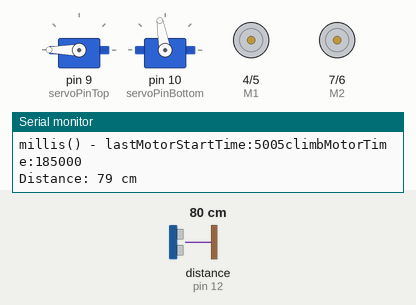
Recording of a sketch running on a simulated Arduino Uno, built with avr-gcc and run on an emulated ATmega328P. Parts: 2 × servo, direction and speed pins drawn as motors (green arrow = direction pin HIGH = forward, orange = LOW = backward, longer = more drive), the last lines printed to the serial monitor. Wiring (inferred from the names in the program): ultrasonic range finder: trigger pin 11; echo pin 12. The inputs (shaded band) are chosen by the test bench; at power-on: distance to the obstacle (sensor on pin 12) 80 cm. The echo pulse lasts 58.3 µs per cm.

Above: at 10.8 s.
10.9 s: distance to the obstacle (sensor on pin 12) set to 23 cm
At 15.8 s:
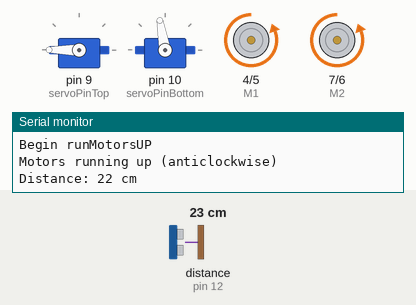
18.4 s: distance to the obstacle (sensor on pin 12) set to 19 cm
At 21.2 s:
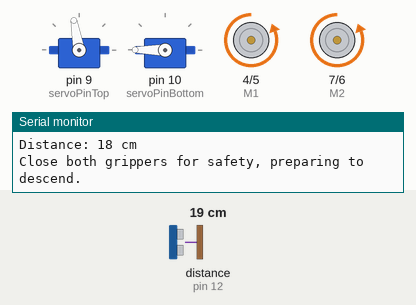
At 26.7 s:
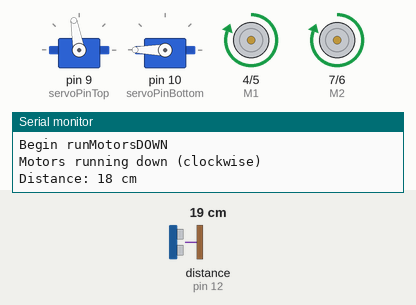
Timing chart, 0 to 28.2 s (numbered marks = the images above; inputs shaded):
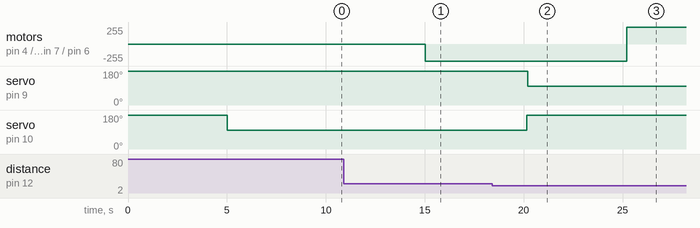

The sketch:

finalcode.ino
```cpp
#include <Servo.h>

// Define pin connections for servos
const int servoPinTop = 9;
const int servoPinBottom = 10;

// Define pin connections for DC motors
const int E1 = 5;  // PWM pin for motor 1
const int M1 = 4;  // Direction pin for motor 1
const int E2 = 6;  // PWM pin for motor 2 (and motor 3)
const int M2 = 7;  // Direction pin for motor 2 (and motor 3)

// Define pin connections for ultrasonic sensor
const int ultrasonicTrigPin = 11;
const int ultrasonicEchoPin = 12;

// Initialize servo objects
Servo servoTop;
Servo servoBottom;

// Timing variables
unsigned long climbMotorTime = 185000; // 10 seconds in milliseconds
unsigned long waitDuration = 5000;    // 5 seconds waiting time
unsigned long lastSwitchTime = 0;
unsigned long lastMotorStartTime = 0;
unsigned long lastPrintTime = 0;      // Timer for printing distance
unsigned long lastMotorPrintTime = 0; // Timer for printing motor status
const unsigned long printInterval = 2000; // 2 seconds interval for printing

// Define variables for distance measurement
long duration, distance;

// State variables to track motor direction
enum RobotState { INITIALIZING, CLIMBING_UP, LIFTING_BODY_UP, WAITING_FOR_RESET, CLIMBING_DOWN, LOWERING_BODY_DOWN };
RobotState state = INITIALIZING;

void setup() {
  // Initialize serial communication
  Serial.begin(9600);

  // Attach servos
  servoTop.attach(servoPinTop);
  servoBottom.attach(servoPinBottom);

  // Initialize servos to correct starting positions
  servoTop.write(180);      // Start with the top servo at minimum (closed)
  servoBottom.write(180); // Start with the bottom servo at maximum (closed)

  // Print initial servo state to the serial monitor
  Serial.println("Initial state: Top gripper closed (0°), Bottom gripper closed (0°)");

  // Set motor pins as outputs
  pinMode(M1, OUTPUT);
  pinMode(M2, OUTPUT);
  pinMode(E1, OUTPUT);
  pinMode(E2, OUTPUT);

  // Initialize ultrasonic sensor pins
  pinMode(ultrasonicTrigPin, OUTPUT);
  pinMode(ultrasonicEchoPin, INPUT);

  // Set initial timing
  lastSwitchTime = millis();
  lastMotorStartTime = millis();
  lastPrintTime = millis(); // Initialize the last print time
  lastMotorPrintTime = millis(); // Initialize the last motor print time
}

void loop() {
  // Measure distance
  distance = measureDistance();

  // Print the distance to the Serial Monitor every 2 seconds
  if (millis() - lastPrintTime >= printInterval) {
    Serial.print("Distance: ");
    Serial.print(distance);
    Serial.println(" cm");
    lastPrintTime = millis(); // Update the last print time
  }

  // Check if distance is below 20 cm to switch from climbing up to climbing down
  if (distance <= 20 && (state == CLIMBING_UP || state == LIFTING_BODY_UP)) {
    servoTop.write(180);  // Ensure both grippers are closed initially
    servoBottom.write(180);
    Serial.println("Close both grippers for safety, preparing to descend.");
    state = CLIMBING_DOWN;
    servoTop.write(100); // Open top gripper
    delay(waitDuration);
    servoBottom.write(180); // Keep bottom gripper closed
    lastMotorStartTime = millis(); // Reset motor timing for climbing down
  }else{
    delay(waitDuration);
//    lastMotorStartTime = lastMotorStartTime + waitDuration;
  }

  switch (state) {
    case INITIALIZING:
      Serial.print("millis() - lastMotorStartTime:");
      Serial.print(millis() - lastMotorStartTime);
      Serial.print("climbMotorTime:");
      Serial.println(climbMotorTime);
      if (millis() - lastSwitchTime > waitDuration) {
        state = CLIMBING_UP;
        servoBottom.write(100);   // Close bottom gripper
        delay(waitDuration);
        servoTop.write(180);    // Open top gripper
        lastMotorStartTime = millis();
      }
      break;
    case CLIMBING_UP:
      Serial.print("millis() - lastMotorStartTime:");
      Serial.print(millis() - lastMotorStartTime);
      Serial.print("climbMotorTime:");
      Serial.println(climbMotorTime);
      if (millis() - lastMotorStartTime < climbMotorTime) {
        Serial.println("Begin runMotorsUP");
        runMotorsUp();
      } else {
        Serial.println("Switching from climbing up to lifting body up.");
        stopAllDCMotors();
        servoBottom.write(180);   // Close bottom gripper
        delay(waitDuration);
        servoTop.write(100);    // Open top gripper
        Serial.println("Bottom gripper closed (0°), Top gripper open (180°)");
        state = LIFTING_BODY_UP;
        lastMotorStartTime = millis();
      }
      break;
    case LIFTING_BODY_UP:
      Serial.print("millis() - lastMotorStartTime:");
      Serial.print(millis() - lastMotorStartTime);
      Serial.print("climbMotorTime:");
      Serial.println(climbMotorTime);
      if (millis() - lastMotorStartTime < climbMotorTime) {
        Serial.println("Begin runMotorsUPReverse");
        runMotorsUpReverse();
      } else {
        Serial.println("Switching from lifting body up to climbing up.");
        stopAllDCMotors();
        servoTop.write(180);      // Close top gripper
        delay(waitDuration);
        servoBottom.write(100); // Open bottom gripper
        Serial.println("Top gripper closed (0°), Bottom gripper open (180°)");
        state = CLIMBING_UP;  // Transition directly to descending after body lift
        lastMotorStartTime = millis();
      }
      break;
    case CLIMBING_DOWN:
      Serial.print("millis() - lastMotorStartTime:");
      Serial.print(millis() - lastMotorStartTime);
      Serial.print("climbMotorTime:");
      Serial.println(climbMotorTime);
      if (millis() - lastMotorStartTime < climbMotorTime) {
        Serial.println("Begin runMotorsDOWN");
        runMotorsDown();
      } else {
        Serial.println("Switching from climbing down to lowering body down.");
        stopAllDCMotors();
        servoTop.write(180); // Close top gripper
        delay(waitDuration);
        servoBottom.write(100); // Open bottom gripper
        Serial.println("Top gripper closed (0°), Bottom gripper open (180°)");
        state = LOWERING_BODY_DOWN;
        lastMotorStartTime = millis();
      }
      break;
    case LOWERING_BODY_DOWN:
      Serial.print("millis() - lastMotorStartTime:");
      Serial.print(millis() - lastMotorStartTime);
      Serial.print("climbMotorTime:");
      Serial.println(climbMotorTime);
      if (millis() - lastMotorStartTime < climbMotorTime) {
        Serial.println("Begin runMotorsDownReverse");
        runMotorsDownReverse();
      } else {
        Serial.println("Switching from lowering body down to climbing down");
        stopAllDCMotors();
        servoBottom.write(180);   // Close bottom gripper
        delay(waitDuration);
        servoTop.write(100);    // Open top gripper
        Serial.println("Bottom gripper closed (0°), Top gripper open (180°)");
        state = CLIMBING_DOWN; // Prepare to start the cycle again or stop
        lastSwitchTime = millis();
      }
      break;
    case WAITING_FOR_RESET:
      if (millis() - lastSwitchTime > waitDuration) {
        state = INITIALIZING; // Restart the cycle
        lastMotorStartTime = millis();
      }
      break;
  }
}

long measureDistance() {
  digitalWrite(ultrasonicTrigPin, LOW);
  delayMicroseconds(2);
  digitalWrite(ultrasonicTrigPin, HIGH);
  delayMicroseconds(10);
  digitalWrite(ultrasonicTrigPin, LOW);

  duration = pulseIn(ultrasonicEchoPin, HIGH);
  return (duration / 2) * 0.0343; // Calculate distance in cm
}

void runMotorsUp() {
  analogWrite(E1, 255); // Full speed
  digitalWrite(M1, LOW); // Direction
  analogWrite(E2, 255); // Full speed
  digitalWrite(M2, LOW); // Direction

  if (millis() - lastMotorPrintTime >= 1000) {
    Serial.println("Motors running up (anticlockwise)");
    lastMotorPrintTime = millis();
  }
}

void runMotorsUpReverse() {
  analogWrite(E1, 255); // Full speed
  digitalWrite(M1, HIGH); // Reverse direction
  analogWrite(E2, 255); // Full speed
  digitalWrite(M2, HIGH); // Reverse direction

  if (millis() - lastMotorPrintTime >= 1000) {
    Serial.println("Motors running up reverse (clockwise)");
    lastMotorPrintTime = millis();
  }
}

void runMotorsDown() {
  analogWrite(E1, 255); // Full speed
  digitalWrite(M1, HIGH); // Clockwise direction
  analogWrite(E2, 255); // Full speed
  digitalWrite(M2, HIGH); // Clockwise direction

  if (millis() - lastMotorPrintTime >= 1000) {
    Serial.println("Motors running down (clockwise)");
    lastMotorPrintTime = millis();
  }
}

void runMotorsDownReverse() {
  analogWrite(E1, 255); // Full speed
  digitalWrite(M1, LOW); // Anticlockwise direction
  analogWrite(E2, 255); // Full speed
  digitalWrite(M2, LOW); // Anticlockwise direction

  if (millis() - lastMotorPrintTime >= 1000) {
    Serial.println("Motors running down reverse (anticlockwise)");
    lastMotorPrintTime = millis();
  }
}

void stopAllDCMotors() {
  analogWrite(E1, 0); // Stop motor 1
  analogWrite(E2, 0); // Stop motor 2 and 3
  Serial.println("Motors stopped");
}
```

Measured:
- the behaviour switches between 22 and 21 cm on distance to the obstacle (sensor on pin 12) (found by bisection; images 1 and 2)
- after the input at 18.4 s, motor on pin 4 (M1) / pin 5 (E1), motor on pin 7 (M2) / pin 6 (E2): backward 255/255 → forward 255/255 after 6.8 s; servo on pin 9 (servoPinTop): 180° → 100° after 1.8 s; servo on pin 10 (servoPinBottom): 100° → 180° after 1.7 s
